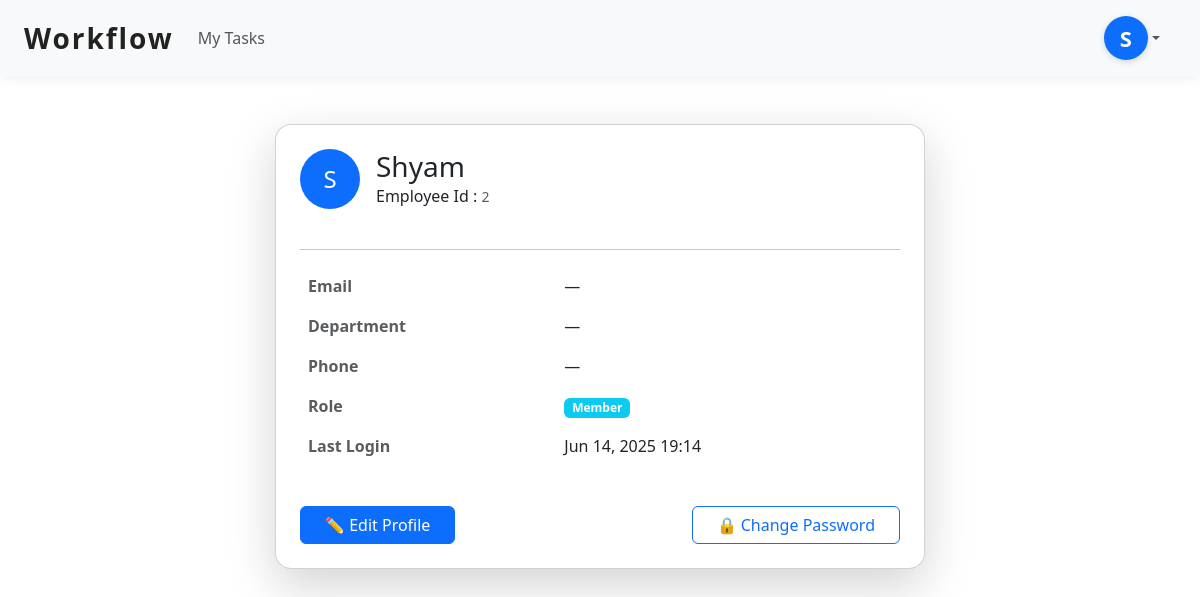
Page /profile/ (signed in) on the committed database.
### accounts/models.py (models this page shows, shortened)
class CustomUser(AbstractUser):
    employee_id = models.CharField(max_length=20, unique=True)
    name = models.CharField(max_length=100)
    department = models.CharField(max_length=100, blank=True, null=True)  # new
    phone_number = models.CharField(max_length=20, blank=True, null=True)  # new
    is_first_login = models.BooleanField(default=True)

### accounts/views.py (the view)
# urls.py: path('profile/', profile_view, name='profile'),
@login_required
def profile_view(request):
    user = request.user
    return render(request, 'accounts/profile.html', {'user': user})

### accounts/context_processors.py (called while the page is built)
def pending_requests_count(request):
    if request.user.is_authenticated and request.user.is_superuser:
        count = SignupRequest.objects.count()
        return {'pending_requests_count': count}
    return {'pending_requests_count': 0}

### accounts/templates/accounts/profile.html (shortened to what this page needs)
{% extends 'accounts/base.html' %}
{% block content %}
<div class="container mt-5">
  <div class="card shadow-lg rounded-4 p-4 mx-auto" style="max-width: 650px;">
    <div class="d-flex align-items-center mb-4">
      <div class="rounded-circle bg-primary text-white d-flex align-items-center justify-content-center me-3" style="width: 60px; height: 60px; font-size: 24px;">
        {% if user.is_superuser %}
          {{ user.username|slice:":1"|upper }}
        {% else %}
          {{ user.name|slice:":1"|upper }}
        {% endif %}
      </div>
      <div>
        <h3 class="mb-0">
          {% if user.is_superuser %}
            {{ user.username|title }}
          {% else %}
            {{ user.name|title }}
          {% endif %}
        </h3>
        {% if not user.is_superuser %}
          Employee Id : <small class="text-muted">{{ user.employee_id }}</small>
        {% endif %}
      </div>
    </div>
    <hr>
    <table class="table table-borderless">
      <tr>
        <th class="text-muted">Email</th>
        <td>{{ user.email|default:"—" }}</td>
      </tr>
      <tr>
        <th class="text-muted">Department</th>
        <td>{{ user.department|default:"—" }}</td>
      </tr>
      <tr>
        <th class="text-muted">Phone</th>
        <td>{{ user.phone_number|default:"—" }}</td>
      </tr>
      <tr>
        <th class="text-muted">Role</th>
        <td>
          {% if user.is_superuser %}
            <span class="badge bg-danger">Admin</span>
          {% elif user.groups.first %}
            <span class="badge bg-info">{{ user.groups.first.name }}</span>
          {% else %}
            <span class="badge bg-secondary">Member</span>
          {% endif %}
        </td>
      </tr>
      <tr>
        <th class="text-muted">Last Login</th>
        <td>{{ user.last_login|date:"M d, Y H:i" }}</td>
      </tr>
    </table>
    <div class="d-flex justify-content-between mt-4">
      {% if not user.is_superuser %}
        <a href="{% url 'profile_edit' %}" class="btn btn-primary px-4">
          ✏️ Edit Profile
        </a>
      {% endif %}
      <a href="{% url 'change_password' %}" class="btn btn-outline-primary px-4">
        🔒 Change Password
      </a>
    </div>
  </div>
</div>
{% endblock %}

### accounts/templates/accounts/base.html (shortened to what this page needs)
<!DOCTYPE html>
<html lang="en">
<head>
    {% load static %}
    <link href="https://cdn.jsdelivr.net/npm/bootstrap@5.3.0/dist/css/bootstrap.min.css" rel="stylesheet" />
</head>
<body>
    <nav class="navbar navbar-expand-lg px-4">
        <a class="navbar-brand" href="{% url 'home' %}">Workflow</a>
        <div class="collapse navbar-collapse" id="navbarContent">
            <ul class="navbar-nav me-auto">
                {% if user.is_authenticated %}
                <li class="nav-item">
                  {% if user.is_superuser %}
                    <a class="nav-link {% if request.resolver_match.url_name == 'task_list' %}active{% endif %}" href="{% url 'task_list' %}">Task List</a>
                  {% else %}
                    <a class="nav-link {% if request.resolver_match.url_name == 'task_list' %}active{% endif %}" href="{% url 'task_list' %}">My Tasks</a>
                  {% endif %}
                </li>
                {% endif %}
            </ul>
            {% if user.is_authenticated %}
            {% with user.groups.first as first_group %}
                <div class="dropdown">
                    <a
                        class="nav-link dropdown-toggle d-flex align-items-center"
                        href="#"
                        id="profileDropdown"
                        role="button"
                        data-bs-toggle="dropdown"
                        aria-expanded="false"
                    >
                        <div
                            class="initial-circle
                            {% if user.is_superuser %}
                                admin-circle
                            {% elif first_group and first_group.name == 'Manager' %}
                                manager-circle
                            {% else %}
                                member-circle
                            {% endif %}"
                        >
                            {{ user.get_full_name|default:user.username|slice:":1"|upper }}
                        </div>
                    </a>
                </div>
            {% endwith %}
            {% endif %}
        </div>
    </nav>
    <main class="container mt-4">
        {% block content %}{% endblock %}
    </main>
</body>
</html>

### accounts/templates/accounts/base.html (style rules this page uses)
.navbar { background: #f8f9fa; box-shadow: 0 4px 10px rgba(0, 0, 0, 0.05); }
.navbar-brand { font-weight: 700; font-size: 1.75rem; letter-spacing: 0.07em; color: #222; transition: color 0.3s ease; }
.nav-link { font-weight: 500; font-size: 1rem; color: #555; padding: 8px 16px; border-radius: 30px; transition: background-color 0.3s ease, color 0.3s ease; }
.initial-circle { width: 44px; height: 44px; font-size: 22px; box-shadow: 0 2px 6px rgba(0,0,0,0.15); transition: box-shadow 0.3s ease; display: flex; justify-content: center; align-items: center; border-radius: 50%; color: white; font-weight: 700; text-transform: uppercase; }
.member-circle { background-color: #0d6efd; }
@media (min-width: 992px) { .navbar-nav { gap: 12px; } }

### rows in the picture
CustomUser: get_full_name "S", name "S", name "Shyam", employee_id "2", email "—", department "—", phone_number "—", groups.first.name "Member", last_login "Jun 14, 2025 19:14"
